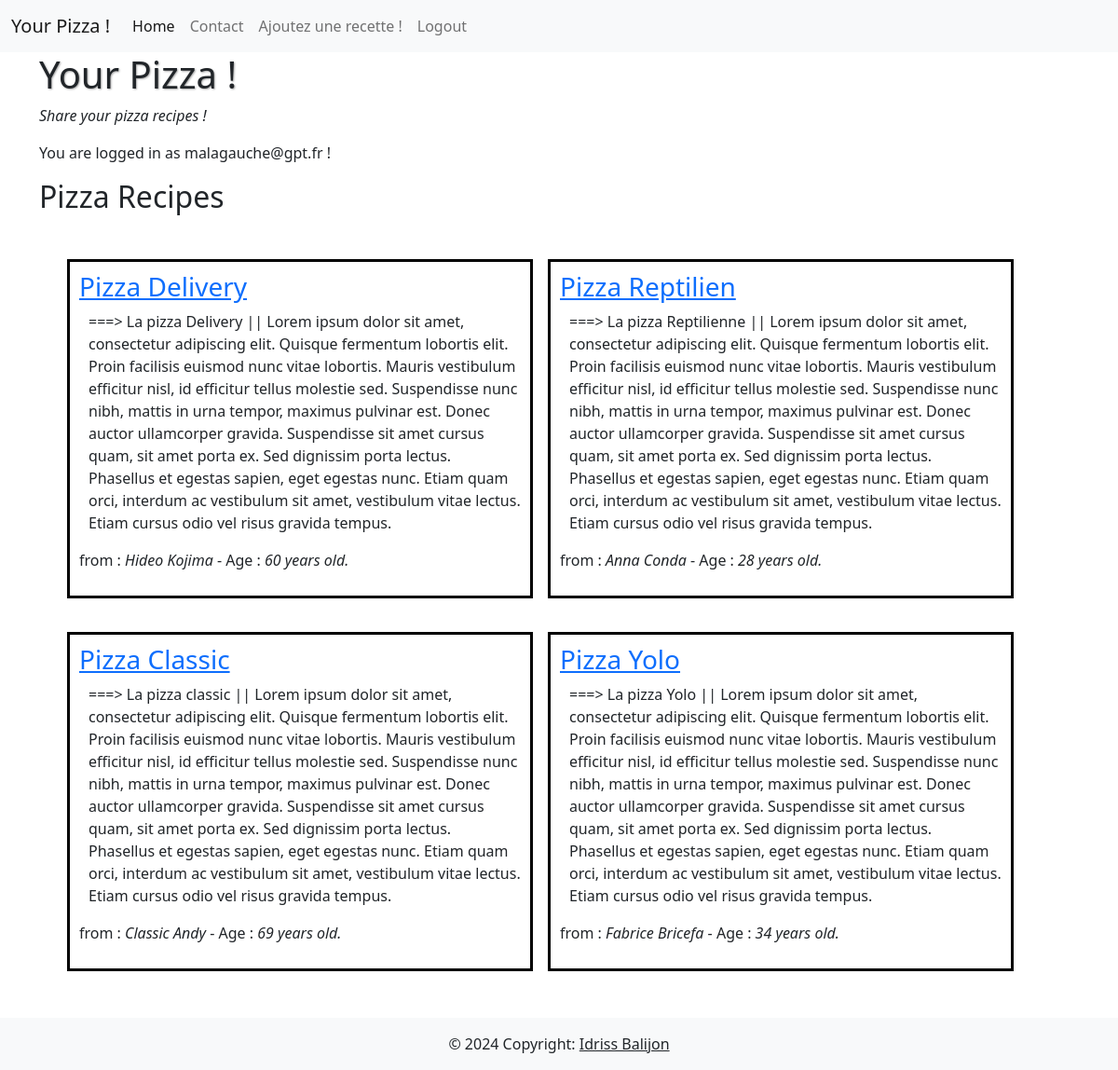
Screenshot of /index.php (signed in) with the database file from the repository.
### tables this page shows
CREATE TABLE `recipes` (
  `recipe_id` int(11) NOT NULL,
  `title` varchar(128) NOT NULL,
  `content` text NOT NULL,
  `author` varchar(255) NOT NULL,
  `is_enabled` tinyint(1) NOT NULL
);

CREATE TABLE `users` (
  `user_id` int(11) NOT NULL,
  `full_name` varchar(128) NOT NULL,
  `email` varchar(256) NOT NULL,
  `password` varchar(128) NOT NULL,
  `age` int(11) NOT NULL
);

### includes/variable.php (called while the page is built)
<?php
$usersStatement = $mysqlClient->prepare('SELECT * FROM users');
$usersStatement->execute();
$users = $usersStatement->fetchAll();
$recipesStatement = $mysqlClient->prepare('SELECT * FROM recipes WHERE is_enabled = TRUE');
$recipesStatement->execute();
$recipes = $recipesStatement->fetchAll();

### includes/function.php (called while the page is built, shortened)
<?php
function authorInfo(string $email, array $users): array
{
    foreach ($users as $item) {
        if ($email === $item['email']) {
            $value = ['full_name' => $item['full_name'], 'age' => $item['age']];
            return $value;
        } else {
            $value = ['full_name' => 'Anonym', 'age' => -1];
        }
    }
    return $value;
}

### index.php (the view, shortened to what this page needs)
<?php
require_once(__DIR__ . '/databaseconnect.php');
require_once(__DIR__ . '/includes/variable.php');
require_once(__DIR__ . '/includes/function.php');
?>
<!DOCTYPE html>
<html>
<head>
    <link href="style/style.css" type="text/css" rel="stylesheet">
    <link href="https://cdn.jsdelivr.net/npm/bootstrap@5.0.2/dist/css/bootstrap.min.css" rel="stylesheet">
</head>
<body>
    <?php
    require_once(__DIR__ . '/includes/header.php'); ?>
    <div class="container">
        <h1>Your Pizza !</h1>
        <p><em>Share your pizza recipes !</em></p>
    </div>
    <?php require_once(__DIR__ . '/includes/login.php'); ?>
    <?php if (isset($_SESSION['LOGGED_USER'])) : ?>
        <section id="section-recipes">
            <div class="container">
                <h2>Pizza Recipes</h2>
                <div class="container pizza-recipes-container">
                    <?php
                    foreach ($recipes as $recipe) : ?>
                        <article class='<?php echo strtolower(preg_replace('/\s+/', '-', $recipe['title'])); ?>'>
                            <h3>
                                <a href="recipes_read.php?id=<?php echo ($recipe['recipe_id']) ?>"><?php echo $recipe['title']; ?></a>
                            </h3>
                            <p>
                                <?php echo $recipe['content']; ?>
                            </p>
                            <p>from :
                                <em> <?php echo authorInfo($recipe['author'], $users)['full_name']; ?> </em>
                                <?php if (authorInfo($recipe['author'], $users)['age'] >= 0) : ?>
                                    - Age : <em> <?php echo authorInfo($recipe['author'], $users)['age'] ?> years old.</em>
                                <?php endif; ?>
                            </p>
                        </article>
                    <?php endforeach; ?>
                </div>
            </div>
        </section>
    <?php endif; ?>
    <?php require_once(__DIR__ . '/includes/footer.php'); ?>
</body>
</html>

### style/style.css (style rules this page uses)
h1 { text-shadow: 1px 1px 2px #aaa; }
article { padding: 10px; border: 3px black solid; margin: 10px 0; max-width: 500px; }
section { margin: 10px 0; }
#section-recipes .pizza-recipes-container { display: flex; justify-content: flex-start; flex-wrap: wrap-reverse; padding: 30px; gap: 1rem; }
#section-recipes p:first-of-type { padding-left: 10px; }

### rows the page displays
recipes: title "Pizza Classic", content "===> La pizza classic || Lorem ipsum dolor sit amet, consectetur adipiscing elit. Quisque fermentum lobortis elit. Proin facilisis euismod nunc vitae lobortis. Mauris vestibulum efficitur nisl, id efficitur tellus molestie sed. Suspendisse nunc nibh, mattis in urna tempor, maximus pulvinar est. Donec auctor ullamcorper gravida. Suspendisse sit amet cursus quam, sit amet porta ex. Sed dignissim porta lectus. Phasellus et egestas sapien, eget egestas nunc. Etiam quam orci, interdum ac vestibulum sit amet, vestibulum vitae lectus. Etiam cursus odio vel risus gravida tempus.", author.age "Classic Andy", author.age "69"
recipes: title "Pizza Yolo", content "===> La pizza Yolo || Lorem ipsum dolor sit amet, consectetur adipiscing elit. Quisque fermentum lobortis elit. Proin facilisis euismod nunc vitae lobortis. Mauris vestibulum efficitur nisl, id efficitur tellus molestie sed. Suspendisse nunc nibh, mattis in urna tempor, maximus pulvinar est. Donec auctor ullamcorper gravida. Suspendisse sit amet cursus quam, sit amet porta ex. Sed dignissim porta lectus. Phasellus et egestas sapien, eget egestas nunc. Etiam quam orci, interdum ac vestibulum sit amet, vestibulum vitae lectus. Etiam cursus odio vel risus gravida tempus.", author.age "Fabrice Bricefa", author.age "34"
recipes: title "Pizza Delivery", content "===> La pizza Delivery || Lorem ipsum dolor sit amet, consectetur adipiscing elit. Quisque fermentum lobortis elit. Proin facilisis euismod nunc vitae lobortis. Mauris vestibulum efficitur nisl, id efficitur tellus molestie sed. Suspendisse nunc nibh, mattis in urna tempor, maximus pulvinar est. Donec auctor ullamcorper gravida. Suspendisse sit amet cursus quam, sit amet porta ex. Sed dignissim porta lectus. Phasellus et egestas sapien, eget egestas nunc. Etiam quam orci, interdum ac vestibulum sit amet, vestibulum vitae lectus. Etiam cursus odio vel risus gravida tempus.", author.age "Hideo Kojima", author.age "60"
recipes: title "Pizza Reptilien", content "===> La pizza Reptilienne || Lorem ipsum dolor sit amet, consectetur adipiscing elit. Quisque fermentum lobortis elit. Proin facilisis euismod nunc vitae lobortis. Mauris vestibulum efficitur nisl, id efficitur tellus molestie sed. Suspendisse nunc nibh, mattis in urna tempor, maximus pulvinar est. Donec auctor ullamcorper gravida. Suspendisse sit amet cursus quam, sit amet porta ex. Sed dignissim porta lectus. Phasellus et egestas sapien, eget egestas nunc. Etiam quam orci, interdum ac vestibulum sit amet, vestibulum vitae lectus. Etiam cursus odio vel risus gravida tempus.", author.age "Anna Conda", author.age "28"

### other values shown
$_SESSION['LOGGED_USER']['email'] "malagauche@gpt.fr"
